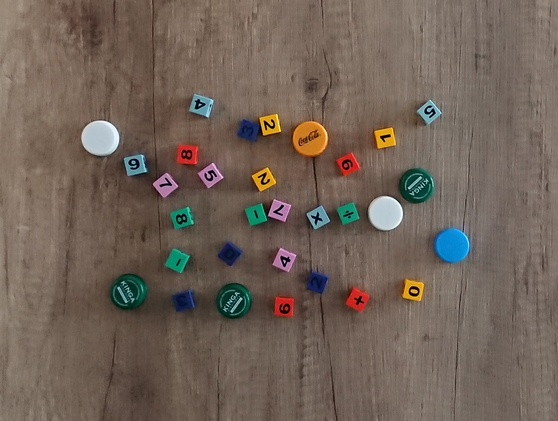
%> input picture Lab_6/Krzysiek/img/ex_1.jpg, 558 x 421 px, shrunk from 1776 x 1338 before the run
$ octave exercise_2.m   (GNU Octave 9; MATLAB toolbox functions it lacks are replaced by stand-ins)
%> lines starting %> are read from the running program, lines starting %| are printed output that depends on the picture
### Lab_6/Krzysiek/functions/descriptor.m
function [stats, describedPicture] = descriptor(RGB)

%--------------- Function's parameters --------------------%

% Maximum 'Extent' for the square-like shapes
squareTightnessTolerance = 2.4;

%Maximum 'Eccentricity' for circle-like shapes
circleTightnessTolerance = 1;

% Orientation corner (@see regionprops : Extrema)
orientationCorner = 2;

% Lines widths
lineWidth = 4;

%------------------------ Body ----------------------------%

describedPicture = RGB;

% Filter image to get separated regions
[BW, ~] = filterRGB(RGB);

% Get regions' statistics
% - Centroid : coordinates of the region's mass center
% - Area : area of the region
% - Peimteter : region's perimeter
% - Extrema : set 8 extreamal  points in the tegion
% - BoundingBox : smallest box bounding the region
regionsStats = regionprops(BW, 'Centroid', 'Area', 'Perimeter', 'Extrema', 'BoundingBox');


% Preallocate structure
fields = {'origin', 'colour', 'shape', 'size' 'area'};
c = cell(length(fields), size(regionsStats, 1));
stats = cell2struct(c, fields);

% Iterate over all regions
for regionNum = 1:size(regionsStats, 1)

    %------------------ Position ---------------------%

    % Register object's mass center
    stats(regionNum).origin = regionsStats(regionNum).Centroid;

    %------------------ Colour ---------------------%

    % Check if element found is withing image's range
    if round(regionsStats(regionNum).BoundingBox(1, 2) +  ...
             regionsStats(regionNum).BoundingBox(1, 4)) <= size(RGB, 1) && ...
       round(regionsStats(regionNum).BoundingBox(1, 1) +  ...
             regionsStats(regionNum).BoundingBox(1, 3)) <= size(RGB, 2)

        % Cut the region from the image
        region = RGB( ...
            round(                                           ...
                regionsStats(regionNum).BoundingBox(1, 2)) : ...
            round(                                           ...
                regionsStats(regionNum).BoundingBox(1, 2) +  ...
                regionsStats(regionNum).BoundingBox(1, 4)),  ...
            round(                                           ...
                regionsStats(regionNum).BoundingBox(1, 1)) : ...
            round(                                           ...
                regionsStats(regionNum).BoundingBox(1, 1) +  ...
                regionsStats(regionNum).BoundingBox(1, 3)),  ...
            :                                                ...
        );
    else
        continue
    end

    % Transform region to the hsv space
    region = rgb2hsv(region);
    % Compute mean colour
    hue = mode(region(:, :, 1) * 360, 'all');
    sat = mode(region(:, :, 2), 'all');
    % Classify colour
    if sat < 0.2
        stats(regionNum).colour = 'white';
    elseif hue <= 60
        stats(regionNum).colour = 'red';
    elseif hue <= 120
        stats(regionNum).colour = 'yellow';
    elseif hue <= 180
        stats(regionNum).colour = 'green';
    elseif hue <= 240
        stats(regionNum).colour = 'cyan';
    elseif hue <= 300
        stats(regionNum).colour = 'blue';
    else
        stats(regionNum).colour = 'magenta';
    end

    % Compute region's tightness
    thightness = ( regionsStats(regionNum).Perimeter ^ 2) / ...
                   regionsStats(regionNum).Area;

   %------------------ Shape ---------------------%

    % Recognize region's shape
    if abs(thightness - 16) <  squareTightnessTolerance

        stats(regionNum).shape = 'Square';

        %------------------ Size ---------------------%

        stats(regionNum).size  = sqrt(regionsStats(regionNum).Area);
        stats(regionNum).area  = regionsStats(regionNum).Area;

        %-------------- Orientation ------------------%

        % For square objects define non-zero orientation vector
        stats(regionNum).orientation = ...
            regionsStats(regionNum).Extrema(orientationCorner, :);

    elseif abs(thightness - 12.6) <  circleTightnessTolerance

        stats(regionNum).shape = 'Circle';

        %------------------ Size ---------------------%

        stats(regionNum).size  = 2 * sqrt(regionsStats(regionNum).Area / pi);
        stats(regionNum).area  = regionsStats(regionNum).Area;

        %-------------- Orientation ------------------%

        % For circular objects define zero orientation vector
        stats(regionNum).orientation = regionsStats(regionNum).Centroid;

    else

        stats(regionNum).shape = 'Other';

        %------------------ Size ---------------------%

        stats(regionNum).size  = 0;
        stats(regionNum).area  = regionsStats(regionNum).Area;

        %-------------- Orientation ------------------%

        % For other objects define zero orientation vector
        stats(regionNum).orientation = regionsStats(regionNum).Centroid;

    end


    % Draw shape that approximates region's shape
    if strcmp(stats(regionNum).shape, 'Square')

        topRight = stats(regionNum).origin - ...
                   stats(regionNum).orientation;
        topLeft  = [      ...
             topRight(2), ...
           - topRight(1)  ...
        ];
        bottomLeft  = [   ...
           - topRight(1), ...
           - topRight(2)  ...
        ];
        bottomRight  = [  ...
           - topRight(2), ...
             topRight(1)  ...
        ];

        describedPicture = insertShape(describedPicture, ...
            'Polygon',                                   ...
            [ stats(regionNum).origin + topRight,        ...
              stats(regionNum).origin + topLeft,         ...
              stats(regionNum).origin + bottomLeft,      ...
              stats(regionNum).origin + bottomRight      ...
            ],                                           ...
            'Color', stats(regionNum).colour,            ...
            'LineWidth', lineWidth                       ...
        );

        % Draw orientation line
        describedPicture = insertShape(describedPicture, ...
            'Line',                                      ...
            [ stats(regionNum).origin,                   ...
              stats(regionNum).orientation               ...
            ],                                           ...
            'Color', stats(regionNum).colour,            ...
            'LineWidth', lineWidth                       ...
        );

    elseif strcmp(stats(regionNum).shape, 'Circle')

        describedPicture = insertShape(describedPicture, ...
            'Circle',                                    ...
            [ stats(regionNum).origin,                   ...
              stats(regionNum).size / 2                  ...
            ],                                           ...
            'Color', stats(regionNum).colour,            ...
            'LineWidth', lineWidth                       ...
        );

    end

end
end

### Lab_6/Krzysiek/functions/filterRGB.m
function [BW, masked] = filterRGB(RGB)

% Gather masks
[   yellowBW, ~] =    yellow(RGB);
[    whiteBW, ~] =     white(RGB);
[      redBW, ~] =       red(RGB);
[     pinkBW, ~] =      pink(RGB);
[lightBlueBW, ~] = lightBlue(RGB);
[     grenBW, ~] =     green(RGB);
[ darkBlueBW, ~] =  darkBlue(RGB);
[     blueBW, ~] =      blue(RGB);

% Create summary mask
BW = yellowBW | whiteBW | redBW | pinkBW | ...
     lightBlueBW | grenBW | darkBlueBW | blueBW;

% Perform filtering
RGB(repmat(~BW, [1 1 3])) = 0;
masked = RGB;

end

### Lab_7/Krzysiek/functions/colours/yellow.m
function [BW,masked] = yellow(RGB)

[BW, ~] = yellowMask(RGB);
BW = yellowFilter(RGB, BW);
masked = RGB;
masked(repmat(~BW, [1 1 3])) = 0;

end

### Lab_6/Krzysiek/scripts/exercise_2.m
clear

im1 = imread('img/ex_1.jpg');
%> im1 is the input picture: size 421x558x3 uint8; mean R, G, B 113.3, 98.6, 88.1
im2 = imread('img/ex_2.jpg');
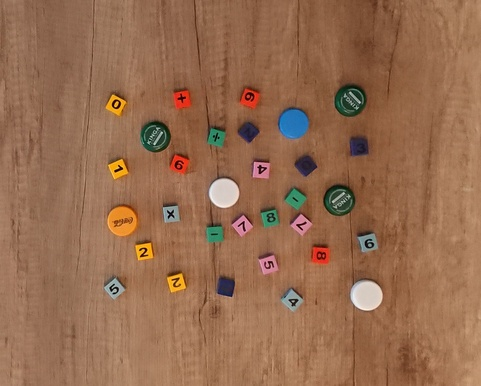
%> input picture Lab_6/Krzysiek/img/ex_2.jpg, 481 x 386 px, shrunk from 1530 x 1227 before the run
%> im2 is the input picture: size 386x481x3 uint8; mean R, G, B 150.3, 108, 79.8
im3 = imread('img/ex_3.jpg');
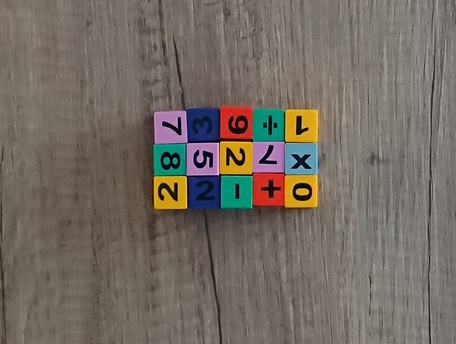
%> input picture Lab_6/Krzysiek/img/ex_3.jpg, 456 x 344 px, shrunk from 1451 x 1094 before the run
%> im3 is the input picture: size 344x456x3 uint8; mean R, G, B 115.5, 107.3, 98.9
im4 = imread('img/ex_4.jpg');
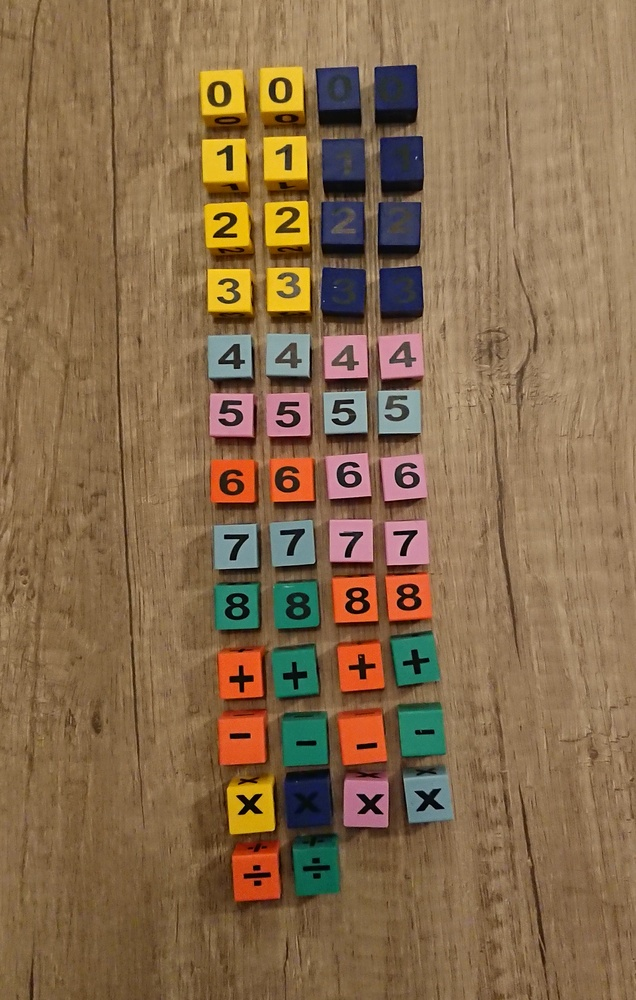
%> input picture Lab_6/Krzysiek/img/ex_4.jpg, 636 x 1000 px, shrunk from 2023 x 3180 before the run
%> im4 is the input picture: size 1000x636x3 uint8; mean R, G, B 135.6, 107.9, 76.4
%> the run ends on the next line

% Process images
[stats1, descripted1] = descriptor(im1);
